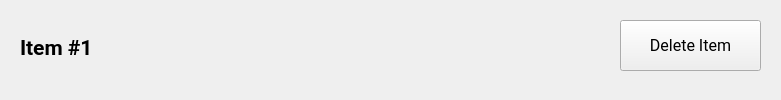
<?xml version="1.0" encoding="UTF-8"?>
<ui version="4.0">
 <class>articleDisplayWidget</class>
 <widget class="QWidget" name="articleDisplayWidget">
  <property name="geometry">
   <rect>
    <x>0</x>
    <y>0</y>
    <width>781</width>
    <height>100</height>
   </rect>
  </property>
  <property name="minimumSize">
   <size>
    <width>320</width>
    <height>100</height>
   </size>
  </property>
  <property name="maximumSize">
   <size>
    <width>800</width>
    <height>100</height>
   </size>
  </property>
  <property name="baseSize">
   <size>
    <width>320</width>
    <height>480</height>
   </size>
  </property>
  <widget class="QPushButton" name="deleteButton">
   <property name="geometry">
    <rect>
     <x>620</x>
     <y>20</y>
     <width>141</width>
     <height>51</height>
    </rect>
   </property>
   <property name="font">
    <font>
     <family>Roboto</family>
     <pointsize>12</pointsize>
    </font>
   </property>
   <property name="text">
    <string>Delete Item</string>
   </property>
  </widget>
  <widget class="QLabel" name="bleachLabel">
   <property name="geometry">
    <rect>
     <x>240</x>
     <y>20</y>
     <width>71</width>
     <height>61</height>
    </rect>
   </property>
   <property name="text">
    <string/>
   </property>
   <property name="pixmap">
    <pixmap>img/bleach_no.png</pixmap>
   </property>
   <property name="scaledContents">
    <bool>true</bool>
   </property>
  </widget>
  <widget class="QLabel" name="itemNumLabel">
   <property name="geometry">
    <rect>
     <x>20</x>
     <y>40</y>
     <width>81</width>
     <height>16</height>
    </rect>
   </property>
   <property name="font">
    <font>
     <family>Roboto</family>
     <pointsize>16</pointsize>
     <weight>75</weight>
     <bold>true</bold>
    </font>
   </property>
   <property name="text">
    <string>Item #1</string>
   </property>
  </widget>
  <widget class="QLabel" name="washLabel">
   <property name="geometry">
    <rect>
     <x>140</x>
     <y>20</y>
     <width>71</width>
     <height>61</height>
    </rect>
   </property>
   <property name="text">
    <string/>
   </property>
   <property name="pixmap">
    <pixmap>img/wash_30c.png</pixmap>
   </property>
   <property name="scaledContents">
    <bool>true</bool>
   </property>
  </widget>
  <widget class="QLabel" name="ironLabel">
   <property name="geometry">
    <rect>
     <x>340</x>
     <y>20</y>
     <width>71</width>
     <height>61</height>
    </rect>
   </property>
   <property name="text">
    <string/>
   </property>
   <property name="pixmap">
    <pixmap>img/iron_low.png</pixmap>
   </property>
   <property name="scaledContents">
    <bool>true</bool>
   </property>
  </widget>
  <widget class="QLabel" name="dryLabel">
   <property name="geometry">
    <rect>
     <x>440</x>
     <y>15</y>
     <width>71</width>
     <height>71</height>
    </rect>
   </property>
   <property name="text">
    <string/>
   </property>
   <property name="pixmap">
    <pixmap>img/tumbledry_low.png</pixmap>
   </property>
   <property name="scaledContents">
    <bool>true</bool>
   </property>
  </widget>
 </widget>
 <resources/>
 <connections/>
</ui>
